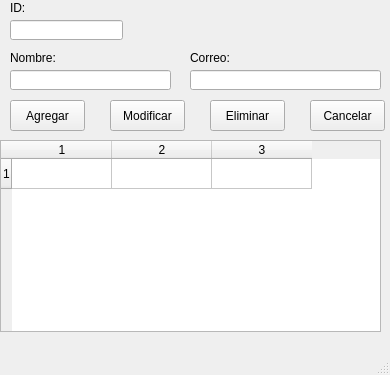
<?xml version="1.0" encoding="UTF-8"?>
<ui version="4.0">
 <class>txtID</class>
 <widget class="QMainWindow" name="txtID">
  <property name="geometry">
   <rect>
    <x>0</x>
    <y>0</y>
    <width>390</width>
    <height>375</height>
   </rect>
  </property>
  <property name="windowTitle">
   <string>Contactos</string>
  </property>
  <widget class="QWidget" name="centralwidget">
   <widget class="QPushButton" name="btnAgregar">
    <property name="geometry">
     <rect>
      <x>10</x>
      <y>100</y>
      <width>75</width>
      <height>31</height>
     </rect>
    </property>
    <property name="text">
     <string>Agregar</string>
    </property>
   </widget>
   <widget class="QPushButton" name="btnModificar">
    <property name="geometry">
     <rect>
      <x>110</x>
      <y>100</y>
      <width>75</width>
      <height>31</height>
     </rect>
    </property>
    <property name="text">
     <string>Modificar</string>
    </property>
   </widget>
   <widget class="QPushButton" name="btnEliminar">
    <property name="geometry">
     <rect>
      <x>210</x>
      <y>100</y>
      <width>75</width>
      <height>31</height>
     </rect>
    </property>
    <property name="text">
     <string>Eliminar</string>
    </property>
   </widget>
   <widget class="QPushButton" name="btnCancelar">
    <property name="geometry">
     <rect>
      <x>310</x>
      <y>100</y>
      <width>75</width>
      <height>31</height>
     </rect>
    </property>
    <property name="text">
     <string>Cancelar</string>
    </property>
   </widget>
   <widget class="QTableWidget" name="tblContactos">
    <property name="geometry">
     <rect>
      <x>0</x>
      <y>140</y>
      <width>381</width>
      <height>192</height>
     </rect>
    </property>
    <property name="rowCount">
     <number>1</number>
    </property>
    <property name="columnCount">
     <number>3</number>
    </property>
    <row/>
    <column/>
    <column/>
    <column/>
   </widget>
   <widget class="QLabel" name="txtID">
    <property name="geometry">
     <rect>
      <x>10</x>
      <y>0</y>
      <width>21</width>
      <height>16</height>
     </rect>
    </property>
    <property name="text">
     <string>ID:</string>
    </property>
   </widget>
   <widget class="QLabel" name="txtNombre">
    <property name="geometry">
     <rect>
      <x>10</x>
      <y>50</y>
      <width>61</width>
      <height>16</height>
     </rect>
    </property>
    <property name="text">
     <string>Nombre:</string>
    </property>
   </widget>
   <widget class="QLabel" name="txtCorreo">
    <property name="geometry">
     <rect>
      <x>190</x>
      <y>50</y>
      <width>61</width>
      <height>16</height>
     </rect>
    </property>
    <property name="text">
     <string>Correo:</string>
    </property>
   </widget>
   <widget class="QLineEdit" name="txtNombre_2">
    <property name="geometry">
     <rect>
      <x>10</x>
      <y>70</y>
      <width>161</width>
      <height>20</height>
     </rect>
    </property>
   </widget>
   <widget class="QLineEdit" name="txtCorreo_2">
    <property name="geometry">
     <rect>
      <x>190</x>
      <y>70</y>
      <width>191</width>
      <height>20</height>
     </rect>
    </property>
   </widget>
   <widget class="QLineEdit" name="txtID_2">
    <property name="geometry">
     <rect>
      <x>10</x>
      <y>20</y>
      <width>113</width>
      <height>20</height>
     </rect>
    </property>
    <property name="readOnly">
     <bool>true</bool>
    </property>
   </widget>
  </widget>
  <widget class="QMenuBar" name="menubar">
   <property name="geometry">
    <rect>
     <x>0</x>
     <y>0</y>
     <width>390</width>
     <height>21</height>
    </rect>
   </property>
  </widget>
  <widget class="QStatusBar" name="statusbar"/>
 </widget>
 <resources/>
 <connections/>
</ui>
